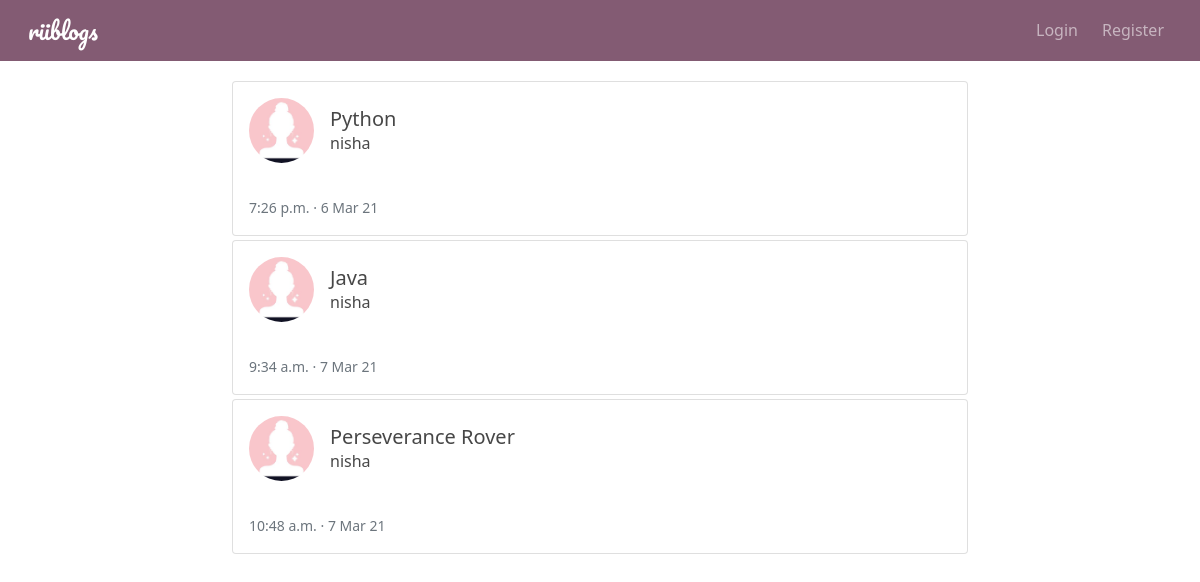
The app's page /user/nisha/ with its own data.
### blog/models.py (models this page shows, shortened)
class Post(models.Model):
    author = models.ForeignKey(User, on_delete=models.CASCADE)
    title = models.CharField(max_length=100)
    content = models.TextField()
    created = models.DateTimeField(default=timezone.now)

### user/models.py (models this page shows, shortened)
class Profile(models.Model):
    user = models.OneToOneField(User, on_delete=models.CASCADE)
    image = models.ImageField(upload_to='profile_pictures/', default='profile_pictures/default.jpg')

### blog/views.py (the view)
# urls.py: path('user/<str:username>/', UserPostList.as_view(), name='user_posts'),
class UserPostList(ListView):
    model = Post
    template_name = 'blog/user_posts.html'
    context_object_name = 'posts'
    def get_queryset(self):
        user = get_object_or_404(User, username=self.kwargs.get('username'))
        return Post.objects.filter(author=user)

### blog/templatetags/markdownify.py (called while the page is built)
@register.filter
def markdown(value):
    renderer = HighlightRenderer()
    markdown = mistune.Markdown(renderer=renderer)
    return markdown(value)

### blog/templates/blog/user_posts.html (shortened to what this page needs)
{% extends "blog/base.html" %}
{% load markdownify %}
{% block content %}
    {% for post in posts %}
        <div class="card p-3 mb-1 custom-card">
            <div class="d-flex align-items-center">
                <div class="image">
                    <img src="{{ post.author.profile.image.url }}" class="rounded-circle border-light" height="65"
                         width="65" alt="author-image">
                </div>
                <div class="ml-3 w-100 ms-3">
                    <h5 class="mb-0 mt-0">
                        <a href="{% url 'blog:detail' post.id %}" class="post-link">{{ post.title }}</a>
                    </h5>
                    <span><a href="" class="post-link">{{ post.author }}</a></span>
                </div>
            </div>
            <div class="mt-3">
                <small class="text-muted">
                    {{ post.created|date:'g:i a' }} &#183;
                    {{ post.created|date:'j M y' }}
                </small>
            </div>
        </div>
    {% endfor %}
{% endblock %}

### blog/static/blog/main.css (style rules this page uses)
.post-link { color: rgb(71, 71, 71); text-decoration: none; }

### records on screen
Post: author.profile.image (placeholder picture), title "Python", author "nisha", created "7:26 p.m.", created "6 Mar 21"
Post: author.profile.image (placeholder picture), title "Java", author "nisha", created "9:34 a.m.", created "7 Mar 21"
Post: author.profile.image (placeholder picture), title "Perseverance Rover", author "nisha", created "10:48 a.m.", created "7 Mar 21"
